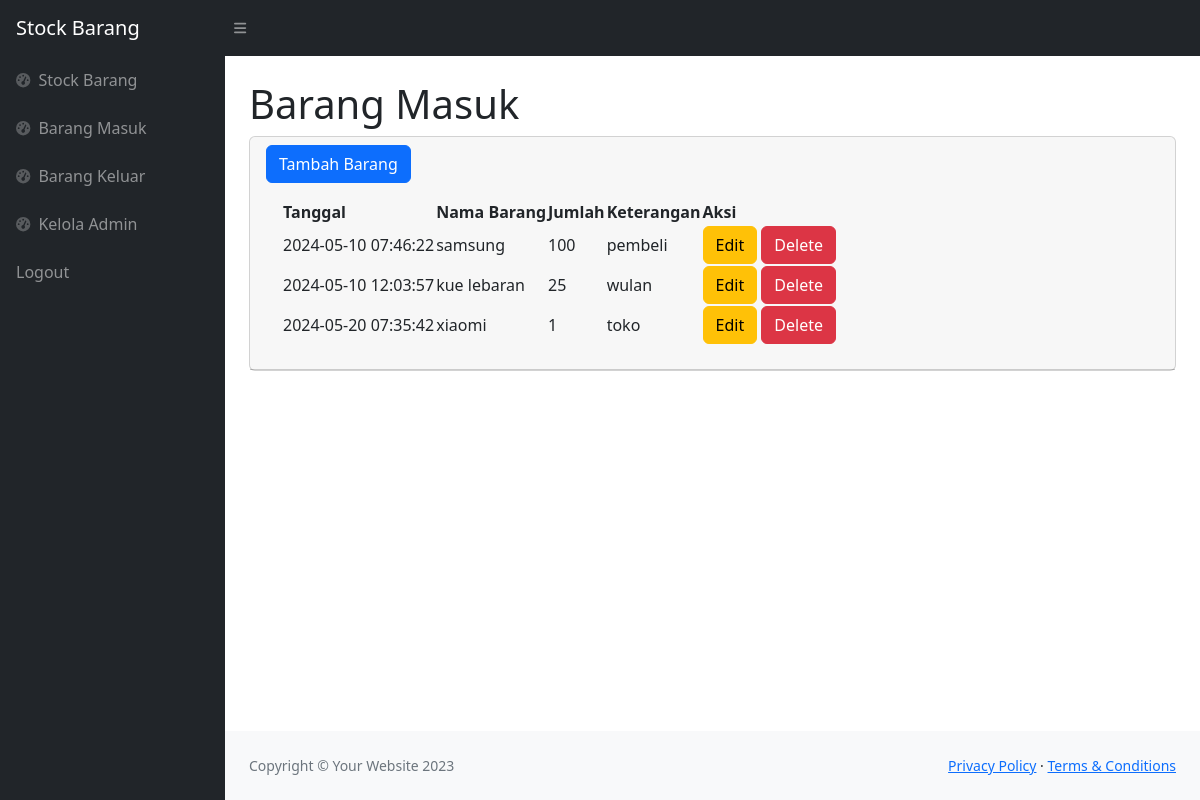
The app's page /masuk.php (signed in) with its own data.
### tables this page shows
CREATE TABLE `masuk` (
  `idmasuk` int(11) NOT NULL,
  `idbarang` int(11) NOT NULL,
  `tanggal` timestamp NOT NULL DEFAULT current_timestamp() ON UPDATE current_timestamp(),
  `keterangan` varchar(25) NOT NULL,
  `qty` int(11) NOT NULL
);

CREATE TABLE `stock` (
  `idbarang` int(11) NOT NULL,
  `namabarang` varchar(25) NOT NULL,
  `deskripsi` varchar(25) NOT NULL,
  `stock` int(11) NOT NULL
);

### masuk.php (the view, shortened to what this page needs)
<?php
require 'function.php';
?>
<!DOCTYPE html>
<html lang="en">
    <head>
        <link href="https://cdn.jsdelivr.net/npm/simple-datatables@7.1.2/dist/style.min.css" rel="stylesheet" />
        <link href="css/styles.css" rel="stylesheet" />
    </head>
    <body class="sb-nav-fixed">
        <nav class="sb-topnav navbar navbar-expand navbar-dark bg-dark">
            <a class="navbar-brand ps-3" href="index.php">Stock Barang</a>
            <button class="btn btn-link btn-sm order-1 order-lg-0 me-4 me-lg-0" id="sidebarToggle" href="#!"><i class="fas fa-bars"></i></button>
        </nav>
        <div id="layoutSidenav">
            <div id="layoutSidenav_nav">
                <nav class="sb-sidenav accordion sb-sidenav-dark" id="sidenavAccordion">
                    <div class="sb-sidenav-menu">
                        <div class="nav">
                            <a class="nav-link" href="index.php">
                                <div class="sb-nav-link-icon"><i class="fas fa-tachometer-alt"></i></div>
                                Stock Barang
                            </a>
                            <a class="nav-link" href="masuk.php">
                            <div class="sb-nav-link-icon"><i class="fas fa-tachometer-alt"></i></div>
                                Barang Masuk
                            </a>
                            <a class="nav-link" href="keluar.php">
                            <div class="sb-nav-link-icon"><i class="fas fa-tachometer-alt"></i></div>
                                Barang Keluar
                            </a>
                            <a class="nav-link" href="admin.php">
                            <div class="sb-nav-link-icon"><i class="fas fa-tachometer-alt"></i></div>
                                Kelola Admin
                            </a>
                            <a class="nav-link" href="logout.php">
                                Logout
                            </a>
                        </div>
                    </div>
                </nav>
            </div>
            <div id="layoutSidenav_content">
                <main>
                    <div class="container-fluid px-4">
                        <h1 class="mt-4">Barang Masuk</h1>
                        <div class="card mb-4">
                            <div class="card-header">
                            <button type="button" class="btn btn-primary" data-bs-toggle="modal" data-bs-target="#myModal">
                            Tambah Barang
                            </button>
                        <br>
                        <div class="card-body">
                                <table id="datatablesSimple">
                                    <thead>
                                        <tr>
                                            <th>Tanggal</th>
                                            <th>Nama Barang</th>
                                            <th>Jumlah</th>
                                            <th>Keterangan</th>
                                            <th>Aksi</th>
                                        </tr>
                                    </thead>
                                    <tbody>
                                    <?php
                                    $ambilsemuadatastock = mysqli_query($conn, "select * from masuk m, stock s where s.idbarang = m.idbarang ");
                                        while($data=mysqli_fetch_array($ambilsemuadatastock)){
                                            $idm = $data['idmasuk'];
                                            $tanggal = $data['tanggal'];
                                            $namabarang = $data['namabarang'];
                                            $qty = $data['qty'];
                                            $keterangan =$data['keterangan'];
                                        ?>
                                        <tr>
                                            <td><?=$tanggal;?></td>
                                            <td><?=$namabarang;?></td>
                                            <td><?=$qty;?></td>
                                            <td><?=$keterangan;?></td>
                                            <td>
                                            <button type="button" class="btn btn-warning" data-bs-toggle="modal" data-bs-target="#edit<?=$idm;?>">
                                            Edit
                                            </button>
                                            <button type="button" class="btn btn-danger" data-bs-toggle="modal" data-bs-target="#delete<?=$idm;?>">
                                            Delete
                                            </button>
                                            </td>
                                        </tr>
                                        <?php
                                        };
                                        ?>
                                    </tbody>
                                </table>
                            </div>
                        </div>
                    </div>
                    </div>
                </main>
                <footer class="py-4 bg-light mt-auto">
                    <div class="container-fluid px-4">
                        <div class="d-flex align-items-center justify-content-between small">
                            <div class="text-muted">Copyright &copy; Your Website 2023</div>
                            <div>
                                <a href="#">Privacy Policy</a>
                                &middot;
                                <a href="#">Terms &amp; Conditions</a>
                            </div>
                        </div>
                    </div>
                </footer>
            </div>
        </div>
    </body>
</html>

### records on screen
masuk: tanggal "2024-05-10 07:46:22", idbarang.namabarang "samsung", qty "100", keterangan "pembeli"
masuk: tanggal "2024-05-10 12:03:57", idbarang.namabarang "kue lebaran", qty "25", keterangan "wulan"
masuk: tanggal "2024-05-20 07:35:42", idbarang.namabarang "xiaomi", qty "1", keterangan "toko"
